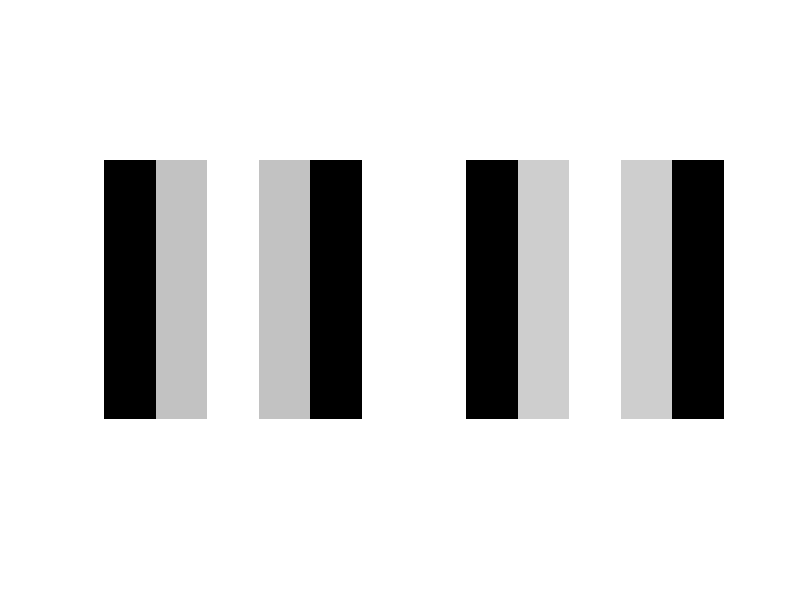

This figure's MATLAB source:
size = 5;
quant = 15;
f = @(x) 4.*x.*(1-x);

A = zeros(size, size);

for i = 1:size
    A(:, i) = f((i-1)./(size-1));
end
(0:15)./ 15
A_quant = imquantize(A,(0:quant) ./ quant)

subplot(1,2,1);
imshow(mat2gray(A));
subplot(1,2,2);
imshow(mat2gray(A_quant));


